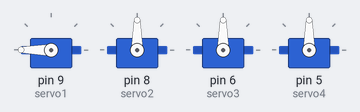
A sketch run on a simulated Arduino Uno, built with avr-gcc and run on an emulated ATmega328P. Shown: 4 × servo.

Above: at 0.05 s.
Timing chart, 0 to 3.0 s (numbered marks = the images above):
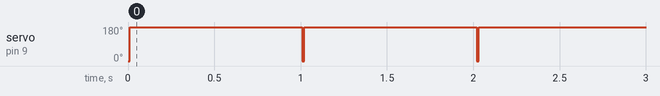

The sketch:

sketch_jun21e.ino
```cpp
#include <Servo.h>

Servo servo1, servo2, servo3, servo4;
int pos=0;

void setup() {
  servo1.attach(9);
  servo2.attach(8);
  servo3.attach(6);
  servo4.attach(5);
}

void loop() {
  if(pos==0){
    servo1.write(0);
    delay(10);
    servo1.write(180);
    delay(1000);
  }
}
```

Measured:
- by itself, servo on pin 9 (servo1): alternates 180° for 1.0 s and 0° for 0.01 s
